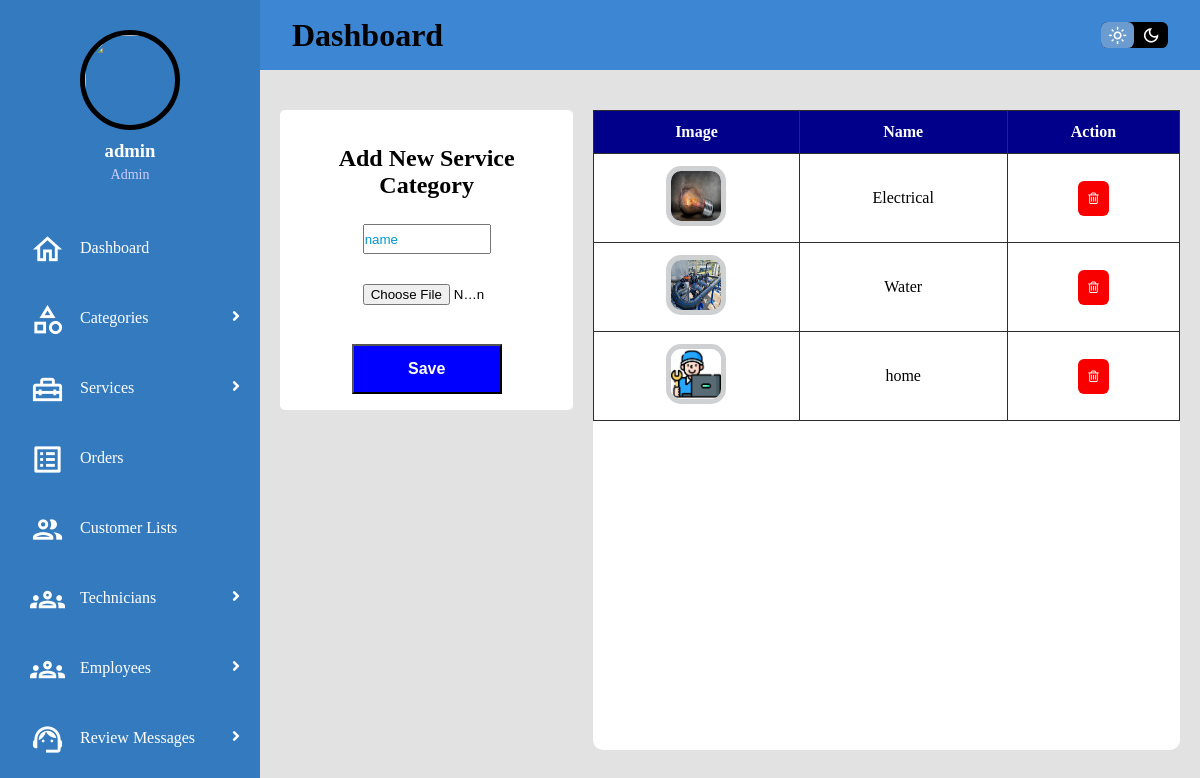
Screenshot of /ets/m_service/category/ (signed in) with the database file from the repository.
### ETS_app/models.py (models this page shows, shortened)
class serviceCategory(models.Model):
    name = models.CharField(max_length=100)
    image = models.ImageField(default=None, blank=True)

### ETS_app/views.py (the view, shortened to what this page needs)
# urls.py: path('m_service/category/',M_service_category),
@permission_required('ETS_app.add_servicecategory', login_url='m_login')
def M_service_category(request):
    if request.method == "GET":
        category = serviceCategory.objects.filter().order_by('name')
        paginator = Paginator(category, 7)
        page_number = request.GET.get('page')
        page_obj = paginator.get_page(page_number)
        return render(request, "M_service_category.html",{'category':page_obj})

### utils/context_processor.py (called while the page is built)
def customer(request):
    try:
        c_user = Customer.objects.get(email=request.user.email)
        return {'c_user':c_user}
    except Exception:
        return {'c_user':None}

def technician(request):
    try:
        t_user = Technician.objects.get(email=request.user.email)
        return {'t_user':t_user}
    except Exception:
        return {'t_user':None}

def main(request):
    try:
        m_user = Main.objects.get(email=request.user.email)
        return {'m_user':m_user}
    except Exception:
        return {'m_user':None}

### ETS_app/templates/M_service_category.html (shortened to what this page needs)
{% extends "M_base.html" %}
{% block body %}
{% load static %}
<div class="main">
    <div class="border-box">
        <div class="create-item">
            <form method="POST" enctype="multipart/form-data">
                <div class="title">
                    <h2>Add New Service Category</h2>
                </div>
                <div class="input-box">
                    <input type="text" placeholder="name" name="name" required>
                </div>
                <div class="input-box">
                    <input type="file" name="image"/>
                </div>
                <div class="but">
                    <button type="submit" class="btn1">Save</button>
                </div>
            </form>
        </div>
        <div class="table-item">
            {% if category %}
            <table class="service-table">
                <thead>
                    <th>Image</th>
                    <th>Name</th>
                    <th>Action</th>
                </thead>
                {% for i in category %}
                <tbody>
                    <tr>
                        <td data-label="Image">
                            {% if i.image %}
                            <img src={{i.image.url}}
                                style="height: 60px;width: 60px;border-radius: 15px;border: 5px solid #ced0d2;" />
                            {% endif %}
                        </td>
                        <td data-label="Name">{{i.name}}</td>
                        <td data-label="Action">
                            <a href="/ets/m_service/category/delete/{{i.id}}" onclick="return confirm('Are you sure?');"><button style="background-color:#f80000;"><i class="fa fa-trash-o"></i></button></a>
                        </td>
                    </tr>
                </tbody>
                {% endfor %}
                {% else %}
                <font align="center">
                    <h3>Nothing to show!</h3>
                </font>
                {% endif %}
            </table>
        </div>
    </div>
</div>
{% endblock %}

### templates/M_sidebar.html (shortened to what this page needs)
{% load static %}
<!DOCTYPE html>
<html>
    <body>
        <div id="sidebar">
            <div class="profile">
                {% if m_user %}
                    {% if m_user.image %}
                    <img src="{{m_user.image.url}}">
                    {% endif %}
                    <h3>{{m_user.name}}</h3>
                    <p>{{m_user.occupation.name}}</p>
                {% else %}
                    <img src="{% static 'images/admin.png'%}">
                    <h3>{{user.username}}</h3>
                    <p>Admin</p>
                {% endif %}
            </div>
            <div class="menu">
                {% if user.is_superuser%}
                <div class="item"><a href="/ets/m_dashboard"><span class="material-icons-outlined">home</span>Dashboard</a></div>
                <div class="item-dropdown" ><a class="sub-btn"><span class="material-icons-outlined">category</span>Categories
                    <i class="fas fa-angle-right dropdown"></i>
                    </a>
                </div>
                <div class="item-dropdown" ><a class="sub-btn"><span class="material-icons-outlined">home_repair_service</span>Services
                    <i class="fas fa-angle-right dropdown"></i>
                    </a>
                </div>
                <div class="item"><a href="/ets/m_order/list"><span class="material-icons-outlined">list_alt</span>Orders</a></div>
                <div class="item"><a href="/ets/m_customer/list"><span class="material-icons-outlined">people</span>Customer Lists</a></div>
                <div class="item-dropdown" ><a class="sub-btn"><span class="material-icons-outlined">groups</span>Technicians
                    <i class="fas fa-angle-right dropdown"></i>
                    </a>
                </div>
                <div class="item-dropdown" ><a class="sub-btn"><span class="material-icons-outlined">groups</span>Employees
                    <i class="fas fa-angle-right dropdown"></i>
                    </a>
                </div>
                <div class="item-dropdown" ><a class="sub-btn"><span class="material-icons-outlined">support_agent</span>Review Messages
                    <i class="fas fa-angle-right dropdown"></i>
                    </a>
                </div>
                <div class="item"><a href="/m_logout"><span class="material-icons-outlined">logout</span>Log Out</a></div>
                {% endif %}
            </div>
        </div>
    </body>
</html>

### static/css/M_dashboard.css (style rules this page uses)
* { margin: 0; padding: 0; box-sizing:border-box; }
.material-icons-outlined { vertical-align: middle; line-height: 1px; font-size: 35px; }
:root { --color-primary: #6C9BCF; --color-text: black; --color-grid-background: #e2e2e2; --color-nav-background: #3d86d4; --color-side-background: #337abe; --color-main-background: white; --color-menu-background: #5889b7; --color-table-header:rgba(240,240,240); }
#sidebar { grid-area: side; height: 100%; background: var(--color-side-background); overflow-y: auto; transition: all 0.5s; -webkit-transition: all 0.5s; color: var(--color-text); }
#sidebar .menu { width: 100%; margin-top: 30px; }
#sidebar .menu .item, #sidebar .menu .item-dropdown { position: relative; cursor: pointer; }
.item a, .item-dropdown a { color: #fff; font-size: 16px; text-decoration: none; display: block; padding: 5px 30px; line-height: 60px; }
.item span, .item-dropdown span { margin-right: 15px; }
#sidebar .menu .item-dropdown .sub-btn .dropdown { position: absolute; right: 0; margin: 20px; transition: 0.3s ease; }
.profile { margin-top: 30px; margin-bottom: 15px; text-align: center; }
.profile img { display: block; width: 100px; height: 100px; border-radius: 50%; margin: 0 auto; border: 5px solid var(--color-text); }
.profile h3 { color: #ffffff; margin: 10px 0 5px; }
.profile p { color: rgba(206, 204, 253); font-size: 14px; }
.main { grid-area: main; overflow-y: auto; background: var(--color-grid-background); padding: 20px 20px; color: var(--color-text); }
.service-table { width:100%; border-collapse:collapse; }
.service-table > tbody > tr > td > a > button { outline:none; border:none; cursor:pointer; border-radius:6px; padding:10px; color:#ffffff; }
.service-table th { background-color:darkblue; color:#ffffff; }
th ,td { border:1px solid rgb(46, 44, 44); padding:12px 15px; text-align: center; color:var(--color-text); font-size:16px; }
::placeholder { color:#0298cf; }
.border-box { width:100%; display: grid; grid-template-columns:2fr 4fr; grid-template-areas: 'C T'; height: 80vh; gap: 20px; margin: 20px 0; }
.border-box > .create-item { grid-area:C; height: 300px; background:var(--color-main-background); padding: 25px; border-radius: 5px; }
.border-box > .table-item { grid-area:T; background: var(--color-main-background); color:var(--color-text); box-sizing:border-box; text-align:center; height:auto; border-radius:10px; }
.border-box > .create-item > form >.title { color:var(--color-text); text-align:center; padding:10px; }
.border-box > .create-item > form > .input-box { text-align:center; padding:15px; }
.border-box > .create-item > form > .input-box > input { width:60%; height:30px; }
.border-box > .create-item > form > .but { text-align:center; padding:15px; }
.border-box > .create-item > form > .but >.btn1 { font-size:medium; font-weight:bold; color:#fff; background-color:blue; cursor:pointer; width:150px; height:50px; }

### rows the page displays
serviceCategory: image (picture), name "Electrical"
serviceCategory: image (picture), name "Water"
serviceCategory: image (picture), name "home"

### other values shown
{{ user.username }} "admin"
